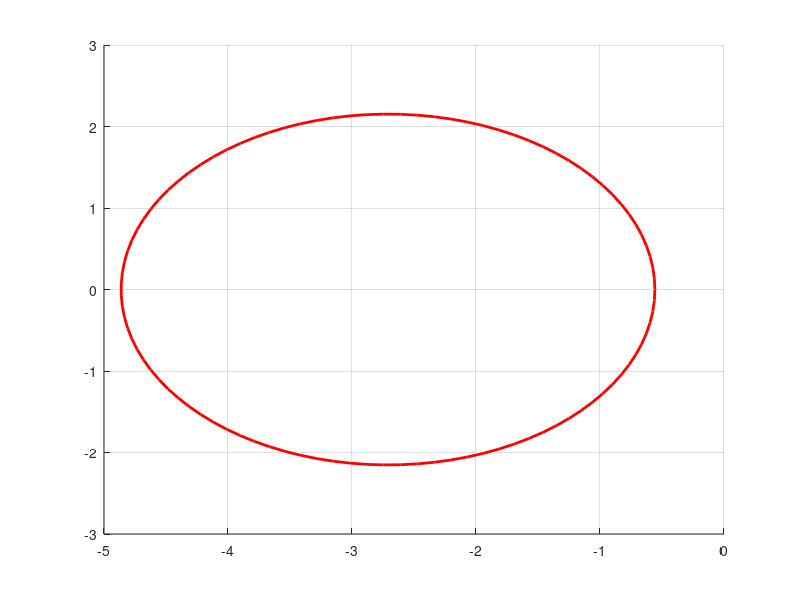

This chart was generated by the following MATLAB code: (Note: this script raises an error after producing the figure.)
clc; clear variables;

%% Method I of plotting a circle
Mp = 10^(1/10);

radius = Mp/(Mp^2-1);
center = [-Mp^2/(Mp^2-1) 0];

figure,
viscircles(center,radius); grid;
%% Method II of plotting a circle
MdB = 2; % modulul in decibeli

figure,
cm(MdB); 
%% 
k = 1.5
H = k*9e4*tf(1,[1 135 0]);

figure,
nyquist(H); % open-loop Nyquist diagram
hold on;
cm(4); grid; shg; 
axis([-3 0 -2 3])
%%
MdB = 7.2
figure,
nyquist(H); % open-loop Nyquist diagram
hold on;
cm(MdB); grid; shg; 
axis([-3 0 -2 3]);

figure,
step(feedback(H,1)); grid; shg;